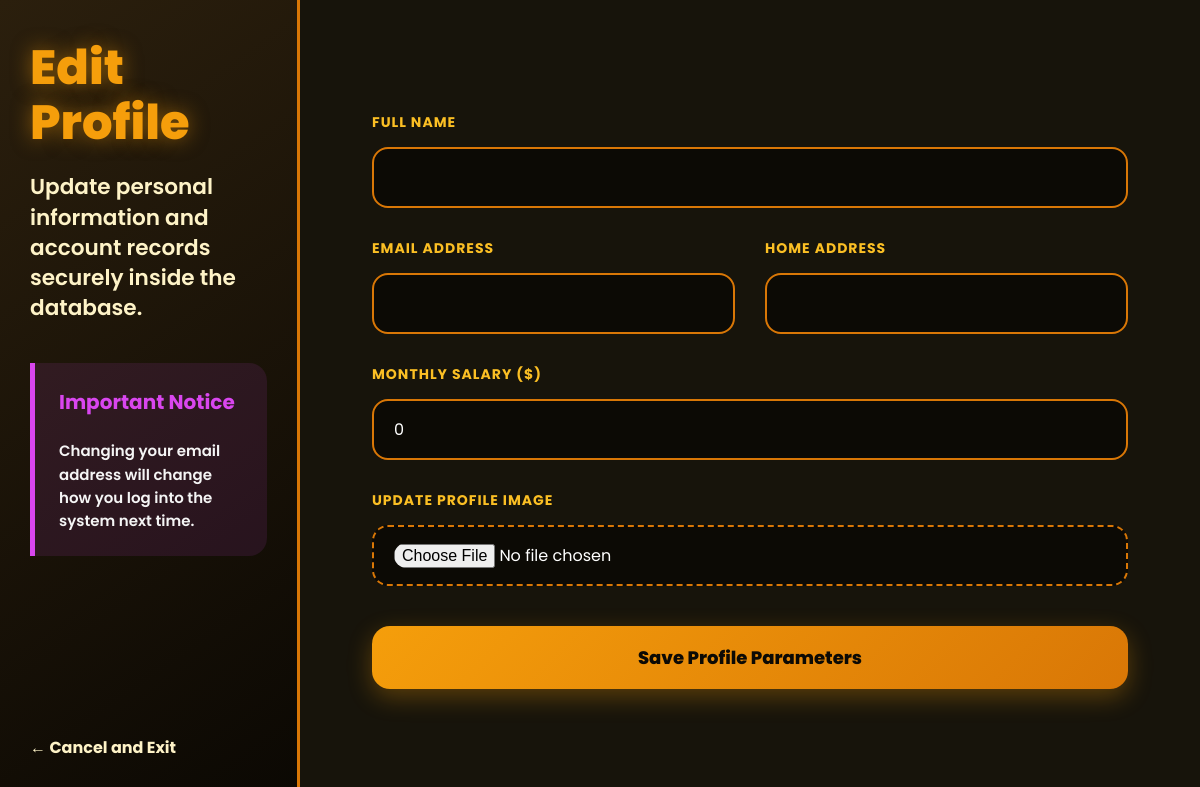
The page /edit_profile/2 (signed in) on the database as committed earlier.
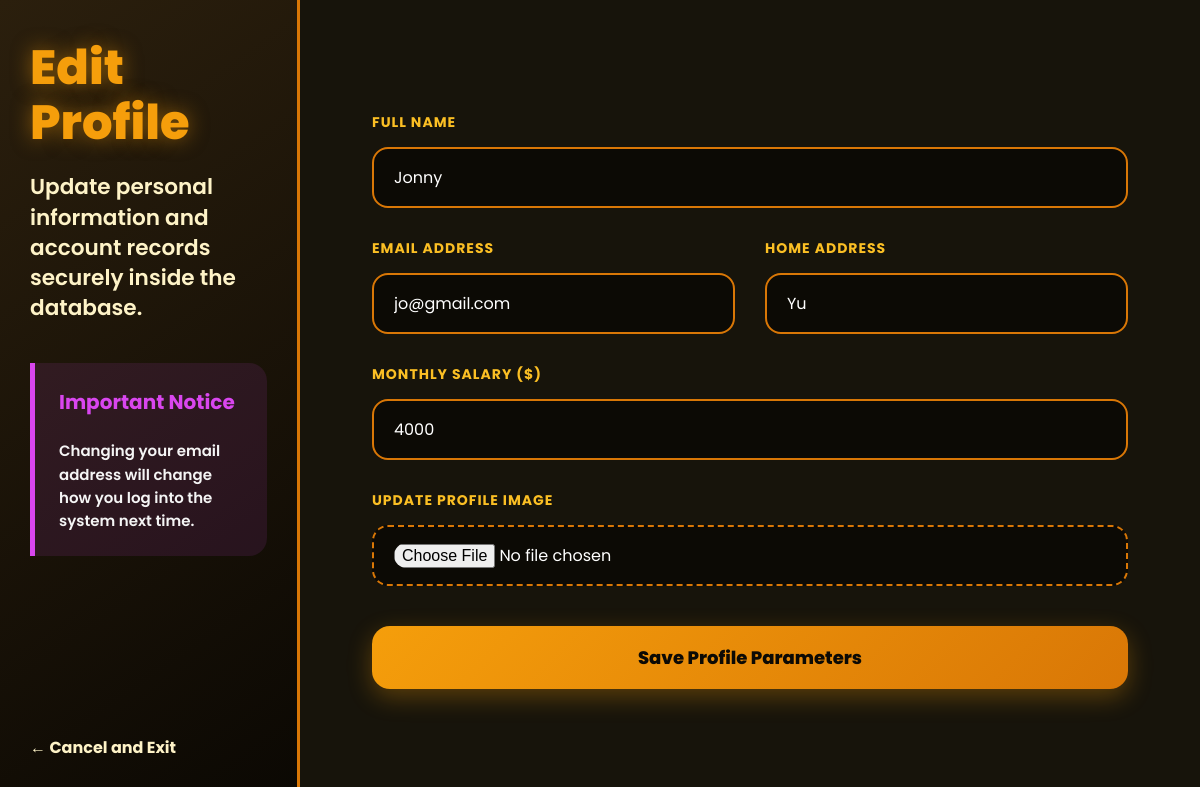
The same page on the database as committed later.
### tables this page shows
CREATE TABLE users(
        id INTEGER PRIMARY KEY AUTOINCREMENT,
        employee_id TEXT,
        name TEXT,
        email TEXT,
        password TEXT,
        role TEXT,
        department TEXT,
        address TEXT,
        image TEXT,
        salary TEXT
    );

### app.py (the view, shortened to what this page needs)
@app.route('/edit_profile/<int:user_id>', methods=['GET', 'POST'])
def edit_profile(user_id):
    if not session.get('user_id'):
        return redirect(url_for('login_page'))
    if session.get('role') != 'admin' and session.get('user_id') != user_id:
        return redirect(url_for('login_page'))
    conn = sqlite3.connect("employees.db")
    cursor = conn.cursor()
    cursor.execute("SELECT * FROM users WHERE id=?", (user_id,))
    user = cursor.fetchone()
    conn.close()
    return render_template("edit_profile.html", user=user)

### templates/edit_profile.html (shortened to what this page needs)
<!DOCTYPE html>
<html lang="en">
<head>
</head>
<body>
    <div class="workspace-wrapper">
        <div class="info-panel">
            <div class="info-panel-header">
                <h2>Edit Profile</h2>
                <p>Update personal information and account records securely inside the database.</p>
                <div class="brand-hint">
                    <h4>Important Notice</h4>
                    <p>Changing your email address will change how you log into the system next time.</p>
                </div>
            </div>
            {% if session['role'] == 'admin' %}
                <a href="/admin_dashboard" class="back-link">← Cancel and Exit</a>
            {% else %}
                <a href="/employee_dashboard" class="back-link">← Cancel and Exit</a>
            {% endif %}
        </div>
        <div class="grid-panel">
            <form action="/edit_profile/{{ user[0] }}" method="POST" enctype="multipart/form-data">
                <div class="input-matrix">
                    <div class="matrix-field full-width-field">
                        <label>Full Name</label>
                        <input type="text" name="name" value="{{ user[2] }}" required>
                    </div>
                    <div class="matrix-field">
                        <label>Email Address</label>
                        <input type="email" name="email" value="{{ user[3] }}" required>
                    </div>
                    <div class="matrix-field">
                        <label>Home Address</label>
                        <input type="text" name="address" value="{{ user[7] }}" required>
                    </div>
                    {% if session['role'] == 'admin' %}
                    <div class="matrix-field full-width-field">
                        <label>Monthly Salary ($)</label>
                        <input type="text" name="salary" value="{{ user[9] if user[9] else '0' }}" required>
                    </div>
                    {% else %}
                        <input type="hidden" name="salary" value="{{ user[9] if user[9] else '0' }}">
                    {% endif %}
                    <div class="matrix-field full-width-field">
                        <label>Update Profile Image</label>
                        <div class="file-upload-box">
                            <input type="file" name="image">
                        </div>
                    </div>
                </div>
                <div class="submit-container">
                    <button type="submit">Save Profile Parameters</button>
                </div>
            </form>
        </div>
    </div>
</body>
</html>

Rows that differ between the two databases and show on the page:
added users: name "Jonny", email "jo@gmail.com", address "Yu", salary "4000"
Other text that changed with them:
form field salary: "0" → (not shown)
